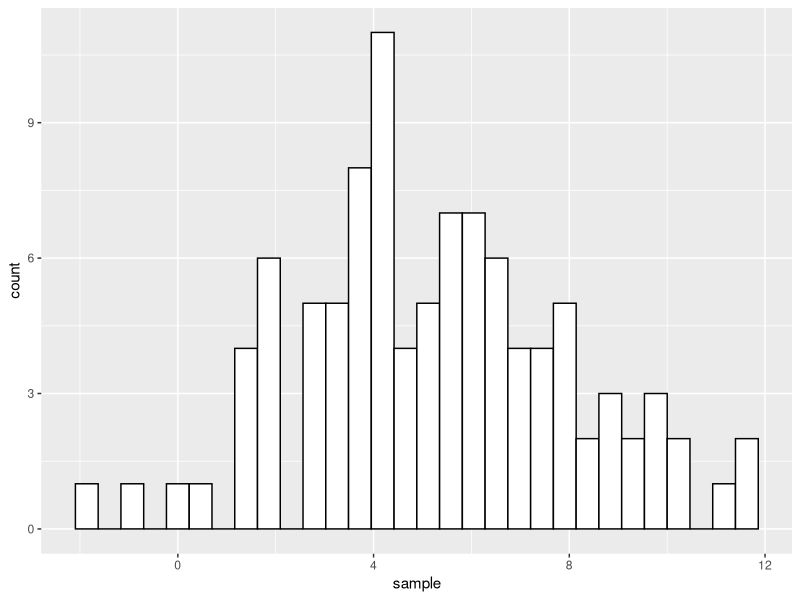
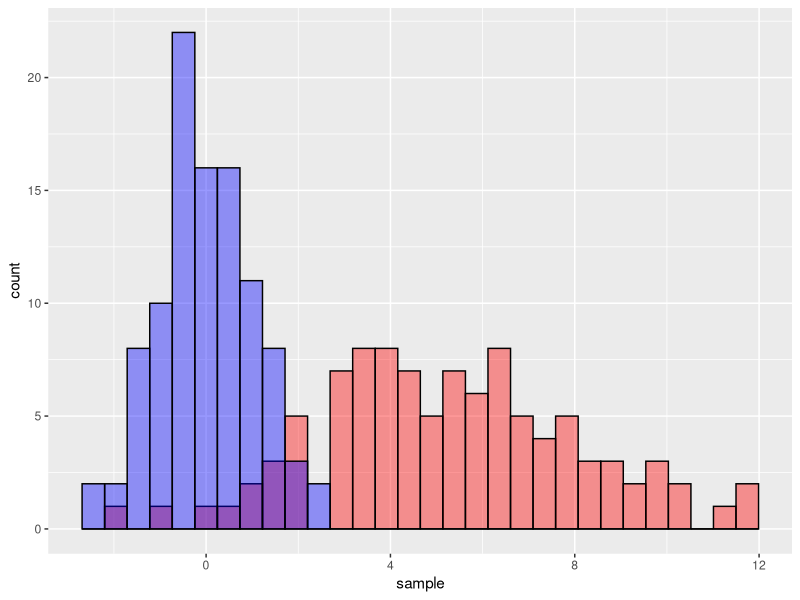

These figures' R source, in order:
library("ggplot2")

#### 정규성 검정 ####
# Kolmogorov-Smirnov test
x = rnorm(50); y = rnorm(50); z = runif(50)
ks.test(x, y)
ks.test(x, z)


# Shapiro-Wilk test

# http://acpi.tistory.com/30
# http://elearning.kocw.net/KOCW/document/2016/chungbuk/najonghwa/12.pdf

# install.packages("nortest")

z = rnorm(100)
shapiro.test(z) # Shapiro-Wilk test

library("nortest")
ad.test(z) # Anderson-Darling normality test
cvm.test(z) # Cramer-von Mises normality test
lillie.test(z) # Lilliefors (Kolmogorov-Smirnov) test for normality
pearson.test(z) # Pearson chi-square test for normality
sf.test(z) # Shapiro-Francia test for normality


#### p-value 시뮬레이션 ####
# p-value는 귀무가설이 맞다는 전제 하에, 관측된 통계값 혹은 그 값보다 큰 값이 나올 확률 

#### z-test ####

# Q. 주어진 표본 집단의 1)평균과 2)표준편차를 구하여라.
#   3)z-score를 계산하고 4)분위수 함수를 활용하여 상위 10%에 해당하는 값을 구하여라.
#   5)4의 결과와 quantile() 함수의 결과를 비교하라.
set.seed(123)
sample = rnorm(n = 100, mean = 5, sd = 3)
head(sample)

ggplot() + 
  geom_histogram(aes(x = sample),
                 bins = 30,
                 fill = "#FFFFFF",
                 color = "#000000")

mean(sample)
sd(sample)

sample_z = (sample - mean(sample))/sd(sample)
head(sample_z)
ggplot() + 
  geom_histogram(aes(x = sample),
                 bins = 30,
                 fill = "#FF0000",
                 color = "#000000",
                 alpha = 0.4) +
  geom_histogram(aes(x = sample_z),
                 bins = 30,
                 fill = "#0000FF",
                 color = "#000000",
                 alpha = 0.4)

qnorm(p = 0.9, mean = mean(sample), sd = sd(sample))
quantile(x = sample, probs = 0.9)

# 표준 정규 분포를 따르는 Z-통계량 기반의 가설 검정
# 연속형 자료(continuous data)에 사용
# 모집단의 평균과 분산을 알고있는 경우 사용
# 일반적으로 표본 크기가 30 이상인 경우 사용

# 김치찌개에 돼지 고기 300g 씩 넣어서 파는 음식점이 있다.
# 그런데 제공되는 고기 서른 덩이의 무게 평균이 294g 이었다.
# 이 때, 이 음식점이 고기를 정량제공 하는지 알아보고자 한다.
# (단, 모 표준편차는 10g 라고 한다.)
# (모평균 = 300g, 표본 수 = 30, 표본 평균 = 294g, 모 표준편차 = 10g)

# 귀무가설: 음식점은 돼지 고기를 정량제공 한다.
# 대립가설: 음식점은 돼지 고기를 정량제공하지 않는다.

(294 - 300)/(10/sqrt(30))
pnorm(q = (294 - 300)/(10/sqrt(30)))
# pnorm(q = (301 - 300)/(2/sqrt(30)))
# p가 높은 경우 => 정량제공
# p가 낮은 경우 => 정량제공하지 않음

prop.test(x = 170, 1000, p = 0.20)
# 1-sample proportions test with continuity correction
# 
# data:  170 out of 1000, null probability 0.2
# X-squared = 5.4391, df = 1, p-value = 0.01969
# alternative hypothesis: true p is not equal to 0.2
# 95 percent confidence interval:
#   0.1475206 0.1950591
# sample estimates:
#   p 
# 0.17 

#### t-test ####
# 자유도가(n-1)인 t분포를 따르는 두 집단간 평균 차이 검정
# 모집단의 평균과 표본집단의 평균 및 분산을 갈고 있는 경우 사용
# 연속형 자료(continuous data)에 사용
# 귀무가설: 두 표본집단의 평균은 같다.
# 대립가설: 두 표본집단의 평균은 같지 않다.

# 단일 표본 t-test(one sample t-test)
# 단일 모집단에서 추출된 하나의 표본이 대상
set.seed(123)
t.test(x = rnorm(300), mu = 0)

# 표본 개수에 따른 시뮬레이션

set.seed(1234)
aa = rnorm(100, mean = 5, sd = 4)
bb = rnorm(100, mean = 8, sd = 4)
# 대응 표본 t-test(paired sample t-test)
# 동일한 모집단으로부터 추출된 두 표본집단을 대상
# 표본이 30개 이하이고, 정규성을 만족하지 못하는 경우 Willcoxon rank sum test 사용
t.test(x = aa, y = bb, paired = TRUE)

# 독립 표본 t-test(independent sample t-test)
# 독립된 두 표본집단을 대상
# 두 표본집단들은 등분산성을 만족
# 표본이 30개 이하이고, 정규성을 만족하지 못하는 경우 Mann-Whitney test 사용


# Levene 등분산 검정
# 귀무가설: 표본집단의 분산은 같다.
# 대립가설: 표본집단의 분산은 같지 않다.
set.seed(1228)
df = data.frame(obs = 100,
                values = c(rbinom(n = 10, size = 20, prob = 0.5),
                           rbinom(n = 10, size = 20, prob = 0.5)),
                group = rep(c("a", "b"), each = 10))
head(df, 3)
car::leveneTest(values ~ group, data = df)

set.seed(4925)
df = data.frame(obs = 100,
                values = c(rbinom(n = 10, size = 80, prob = 0.5),
                           rbinom(n = 10, size = 15, prob = 0.5)),
                group = rep(c("a", "b"), each = 10))
head(df, 3)
car::leveneTest(values ~ group, data = df)


t.test(x = aa, y = bb, paired = FALSE)


#### Wilcoxon rank sum test ####
# 표본이 정규성 검정을 만족하지 못할 경우 사용
# 두 표본집단의 크기 차이를 검정
# 일반적으로 독립표본 t-test에 비해 검정력이 낮다.
# 이 검정에서 표본의 평균과 표준편차는 의미가 없다.
# wilcox.test()

data("immer", package = "MASS")
wilcox.test(x = immer$Y1, y = immer$Y2, paired = TRUE)

#### chisq-test ####
# 두 변수의 연관성을 검정하는 방법
# 범주형 자료(categorical data)에 사용
# 기대빈도가 5 미만 셀이 전체의 20%가 넘을 경우 피셔의 정확한 검정(Fisher's exact test) 사용
# 적합도 검정, 독립성 검정, 동질성 검정이 있다.

# - 분석대상의 자료들이 무작위로 추출된 것이어야 하며, 반복이 없어야 한다.
# - χ2값은 표본 크기에 절대적으로 영향을 받는다. 즉 대단위 조사자료를 대상으로 χ2검증을 하는 것은 무의미하다.
# - 2×2 교차표의 경우 한칸의 기대빈도가 적어도 10이상, 그 이상의 교차표에서는 기대빈도가 적어도 5이상은 되어야 한다.
# - χ2는 연관성의 존재여부를 탐색할 뿐 연관성의 강도나 방향을 말하지는 않는다

# 1) 적합도 검정
# ①단순적합도검정 : 단일기준에 의거하여 구분된 표본정보를 근거로 작성된 관측도수가
#   모집단의 예상되는 기대도수 또는 예상도수와 어느 만큼 부합하는지 여부를 판정하는 것
# ②모집단의 분포형태에 관한 가설검정
# 귀무가설: 확률변수가 특정한 분포를 따른다.
# 대립가설: 확률변수가 특정한 분포를 따르지 않는다.

# 2) 독립성 검정
# 적합도검정이 단일기준에 의해 분류된 표본에 적용되는 것이라면, 복수기준에 의해 분류된 표본의 경우는 독립성검정과 동질성 검정으로 구분할 수 있다.
# 귀무가설: 두 변수는 서로 독립이다.
# 대립가설: 두 변수는 서로 독립이 아니다.

# 
# 3) 동질성분석
# 행변수의 각 변수를 하나하나 독립된 모집단으로 간주하여 
# 열 변수의 분포가 모든 모집단에서 동일한지를 검정(각 행의 주변(marginal)합의 비율이 1인 점이 독립성검정과 다른 점)
# 귀무가설: (행변수의) 모든 집단에서 열 변수의 비율은 서로 같다.
# 대립가설: (행변수의) 모든 집단에서 열 변수의 비율은 서로 같지 않다.


# type 1 - goodness of fit
# 귀무가설: 표본집단 도수와 가정한 이론적 도수가 동일하다.
# 대립가설: 적어도 하나의 표본집단 도수가 가정한 이론적 도수와 다르다.

# OO 항공에서는 이벤트에 당첨된 사람 500명의 항공권 좌석등급을 추첨으로 결정하였다.
# 추첨에 앞서 항공사는 각 좌석등급에 따른 당첨 확률을 아래와 같이 고지하였다.
# A등급 1%, B등급 10%, C등급 25% 나머지는 D등급
# 500명의 추첨 결과가 다음과 같을 때. 가설을 수립하고 검증하라.
# A = 6, B = 84, C = 140, D = 270
df = data.frame(obs = 1:1000,
                type = rep(c("A", "B", "C", "D"), times = c(10, 100, 250, 640)),
                stringsAsFactors = FALSE)
table(df$type)
prop.table(table(df$type))
chisq.test(c(6, 84, 140, 270), p = prop.table(table(df$type)))

chisq.test(table(df$type), p = prop.table(table(df$type)))

# 평균(z-test, t-test, wilcoxon), 분산(Levene), 비율(chisq-test)

#### ANOVA ####
# 세 집단 이상의 분산 분석(두 집단도 가능)
# 독립변수 1개 - 일원분산 분석(One-way ANOVA)
# 독립변수 2개 - 이원분산 분석(Two-way ANOVA)


#### F-test ####
# 두 집단의 등분산 검정


#### corr-test ####
# pearson/spearman/kendall
# 귀무가설: 두 집단간 상관관계가 없다.
# 대립가설: 두 집단간 상관관계가 있다.
